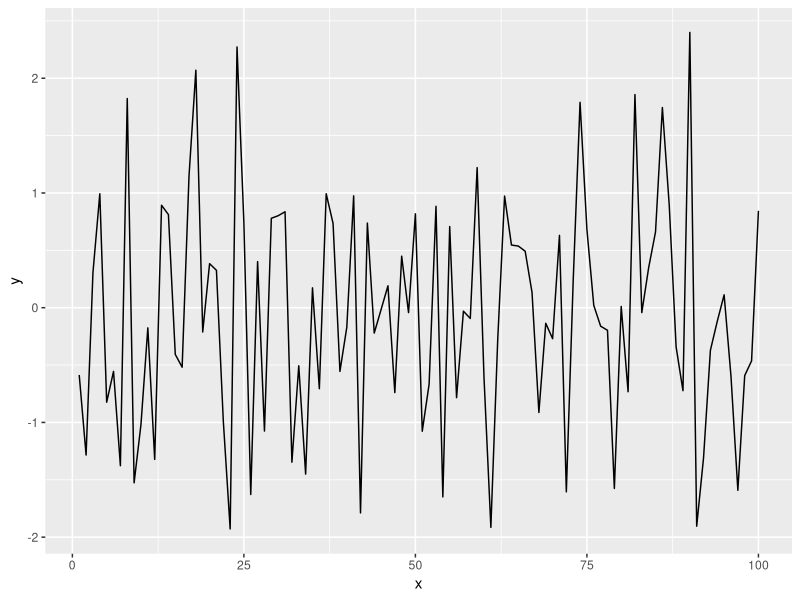

This figure's R source:
## ---- chunk 1
library(tidyverse)

## ---- chunk 2
x = seq(1:100)
y = rnorm(100)
dat = data.frame(x, y)
ggplot(dat, aes(x = x, y = y)) +
geom_line()
